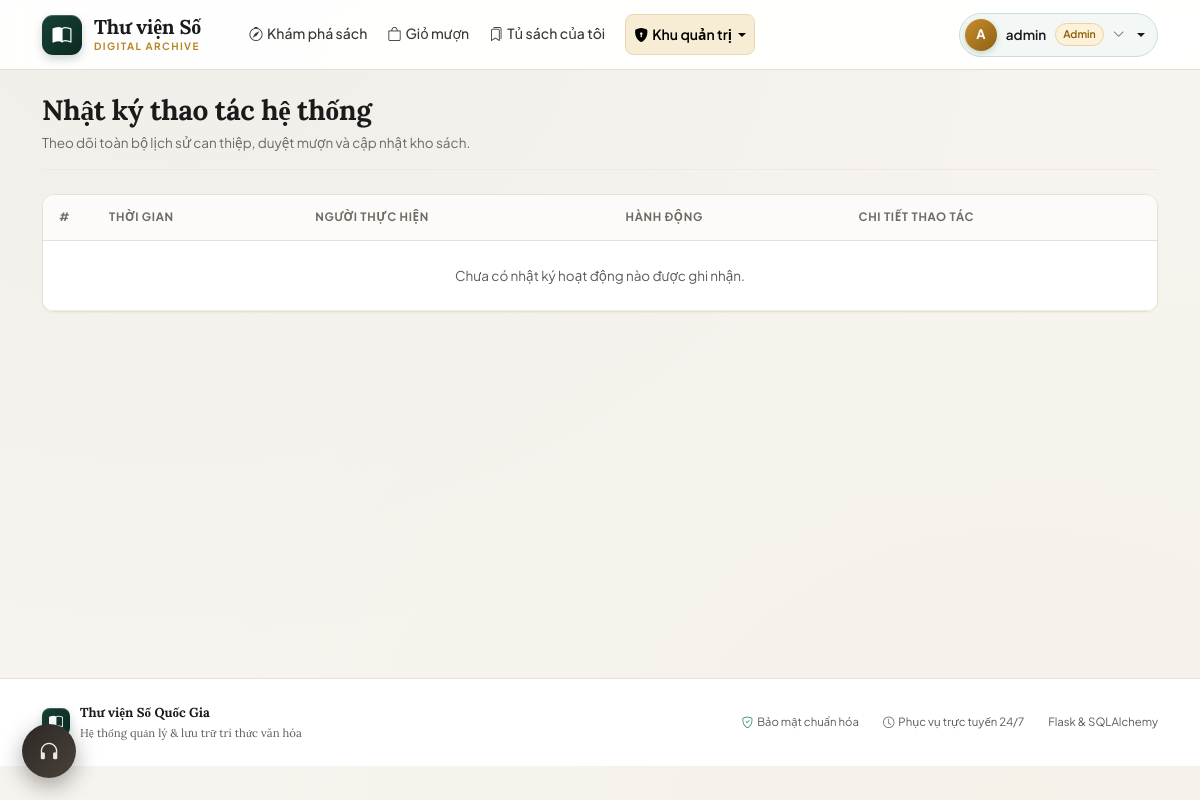
Before: /admin/audit (signed in) with the older database file.
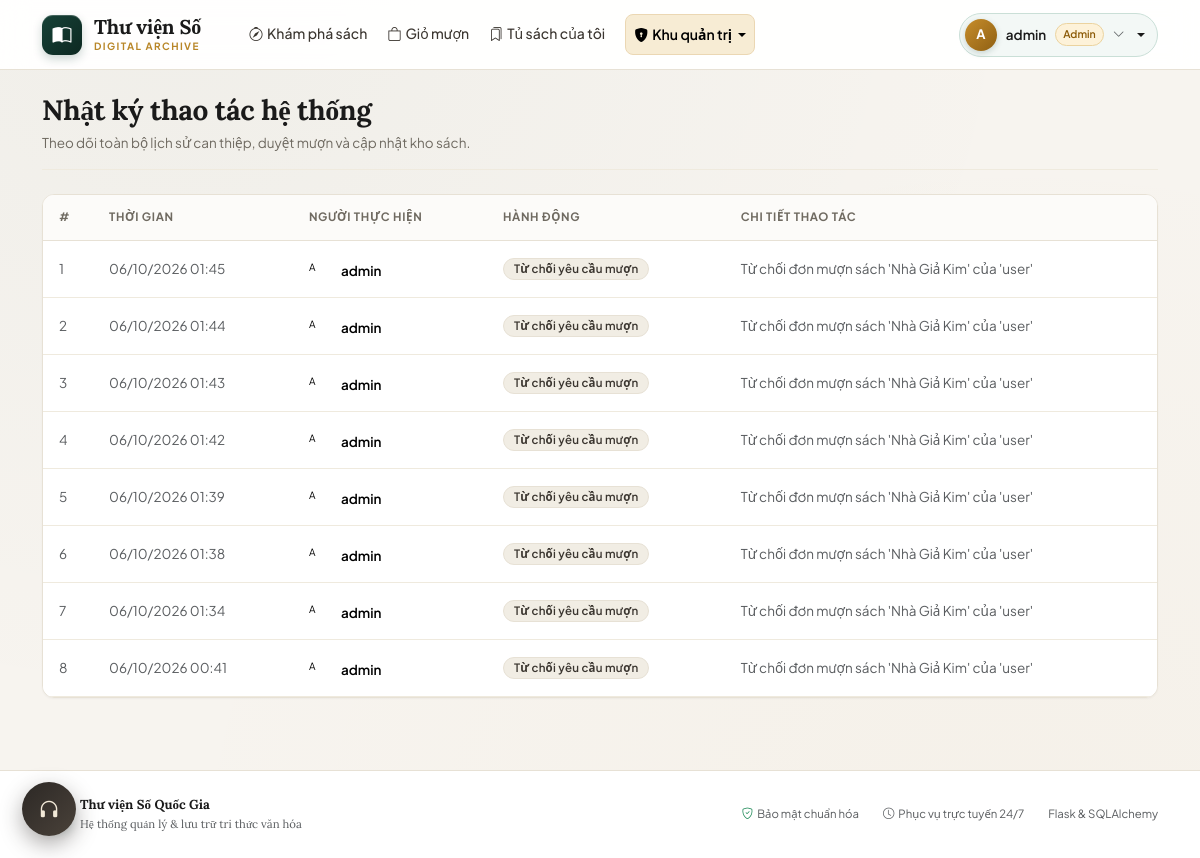
After: the same page with the newer database file.
### models.py (models this page shows, shortened)
class User(db.Model, UserMixin):
    __tablename__ = 'users'
    id = db.Column(db.Integer, primary_key=True)
    username = db.Column(db.String(80), unique=True, nullable=False, index=True)
    email = db.Column(db.String(120), unique=True, nullable=True)
    password_hash = db.Column(db.String(255), nullable=False)
    role = db.Column(db.String(20), nullable=False, default='user')
    is_active = db.Column(db.Boolean, nullable=False, default=True)
    created_at = db.Column(db.DateTime, default=now, nullable=False)
    borrow_requests = db.relationship('BorrowRequest', back_populates='user', lazy='dynamic')
    reviews = db.relationship('Review', back_populates='author', lazy='dynamic')
    @property
    def is_admin(self):
        return self.role == 'admin'

class AuditLog(db.Model):
    __tablename__ = 'audit_logs'
    id = db.Column(db.Integer, primary_key=True)
    actor_id = db.Column(db.Integer, db.ForeignKey('users.id'), nullable=True)
    action = db.Column(db.String(80), nullable=False)
    details = db.Column(db.Text, nullable=True)
    created_at = db.Column(db.DateTime, default=now, nullable=False, index=True)
    actor = db.relationship('User', backref='audit_logs')

### admin.py (the view)
@admin_bp.route('/audit')
@admin_required
def audit():
    logs = (
        AuditLog.query.order_by(AuditLog.created_at.desc(), AuditLog.id.desc())
        .limit(100)
        .all()
    )
    return render_template('admin/audit.html', logs=logs)

### admin.py (called while the page is built)
def admin_required(view):
    @wraps(view)
    @login_required
    def wrapper(*args, **kwargs):
        if not current_user.is_admin:
            abort(403)
        return view(*args, **kwargs)
    return wrapper

### templates/admin/audit.html (shortened to what this page needs)
{% extends 'base.html' %}
{% block content %}
<div class="page-head">
  <div>
    <h1 class="page-title">Nhật ký thao tác hệ thống</h1>
    <p class="page-sub">Theo dõi toàn bộ lịch sử can thiệp, duyệt mượn và cập nhật kho sách.</p>
  </div>
</div>
<div class="card overflow-hidden">
  <div class="table-responsive">
    <table class="table align-middle">
      <thead>
        <tr>
          <th style="width: 50px;">#</th>
          <th>Thời gian</th>
          <th>Người thực hiện</th>
          <th>Hành động</th>
          <th>Chi tiết thao tác</th>
        </tr>
      </thead>
      <tbody>
        {% for log in logs %}
        <tr>
          <td class="text-muted">{{ loop.index }}</td>
          <td class="text-nowrap text-muted">{{ log.created_at|fmt_datetime }}</td>
          <td>
            {% if log.actor %}
            <span class="d-inline-flex align-items-center gap-2">
              <span class="avatar" style="width:24px;height:24px;font-size:10px;">{{ log.actor.username[:1]|upper }}</span>
              <span class="fw-semibold">{{ log.actor.username }}</span>
            </span>
            {% else %}
            <span class="text-muted fst-italic">Hệ thống</span>
            {% endif %}
          </td>
          <td>
            <span class="badge bg-secondary">{{ log.action }}</span>
          </td>
          <td class="text-muted">{{ log.details or '—' }}</td>
        </tr>
        {% else %}
        <tr>
          <td colspan="5" class="text-center text-muted py-4">Chưa có nhật ký hoạt động nào được ghi nhận.</td>
        </tr>
        {% endfor %}
      </tbody>
    </table>
  </div>
</div>
{% endblock %}

### templates/base.html (shortened to what this page needs)
<!doctype html>
<html lang="vi">
<head>
  <link href="https://cdn.jsdelivr.net/npm/bootstrap@5.3.3/dist/css/bootstrap.min.css" rel="stylesheet">
  <link href="https://cdn.jsdelivr.net/npm/bootstrap-icons@1.11.3/font/bootstrap-icons.min.css" rel="stylesheet">
  <link href="{{ url_for('static', filename='css/style.css') }}" rel="stylesheet">
</head>
<body>
{% set ep = request.endpoint or '' %}
<nav class="navbar navbar-expand-lg sticky-top">
  <div class="container">
    <a class="navbar-brand" href="{{ url_for('user.home') }}">
      <span class="brand-mark"><i class="bi bi-book-half"></i></span>
      <div class="brand-text">
        <span class="brand-name">Thư viện Số</span>
        <span class="brand-tag">DIGITAL ARCHIVE</span>
      </div>
    </a>
    <div class="collapse navbar-collapse" id="mainNav">
      <ul class="navbar-nav me-auto ps-lg-4 gap-lg-1">
        <li class="nav-item">
          <a class="nav-link {{ 'active' if ep == 'user.home' }}" href="{{ url_for('user.home') }}">
            <i class="bi bi-compass me-1"></i>Khám phá sách
          </a>
        </li>
        {% if current_user.is_authenticated %}
          {% if has_endpoint('user.cart') %}
          <li class="nav-item">
            <a class="nav-link position-relative {{ 'active' if ep == 'user.cart' }}" href="{{ url_for('user.cart') }}">
              <i class="bi bi-bag me-1"></i>Giỏ mượn
            </a>
          </li>
          {% endif %}
          {% if has_endpoint('user.dashboard') %}
          <li class="nav-item">
            <a class="nav-link {{ 'active' if ep == 'user.dashboard' }}" href="{{ url_for('user.dashboard') }}">
              <i class="bi bi-bookmarks me-1"></i>Tủ sách của tôi
            </a>
          </li>
          {% endif %}
        {% endif %}
        {% if current_user.is_authenticated and current_user.is_admin %}
        <li class="nav-item dropdown ms-lg-2">
          <a class="nav-link dropdown-toggle admin-nav-item {{ 'active' if ep.startswith('admin') }}" href="#"
             data-bs-toggle="dropdown" aria-expanded="false">
            <i class="bi bi-shield-lock-fill me-1"></i>Khu quản trị
          </a>
        </li>
        {% endif %}
      </ul>
      <ul class="navbar-nav align-items-lg-center gap-2">
        {% if current_user.is_authenticated %}
        <li class="nav-item dropdown">
          <a class="user-chip dropdown-toggle {{ 'is-admin' if current_user.is_admin else '' }}" href="#" data-bs-toggle="dropdown" aria-expanded="false">
            <span class="avatar">{{ current_user.username[:1]|upper }}</span>
            <span class="d-none d-lg-inline">{{ current_user.username }}</span>
            {% if current_user.is_admin %}
            <span class="user-badge-mini user-badge-admin">Admin</span>
            {% else %}
            <span class="user-badge-mini user-badge-user">Độc giả</span>
            {% endif %}
            <i class="bi bi-chevron-down small text-muted"></i>
          </a>
        </li>
        {% endif %}
      </ul>
    </div>
  </div>
</nav>
{% block page %}
<div class="container py-4 main-container">
  {% block content %}{% endblock %}
</div>
{% endblock %}
<footer class="site-footer">
  <div class="container d-flex flex-wrap justify-content-between align-items-center gap-3">
    <div class="brand-small">
      <span class="brand-mark"><i class="bi bi-book-half"></i></span>
      <div>
        <span>Thư viện Số Quốc Gia</span>
        <div class="small fw-normal text-muted">Hệ thống quản lý &amp; lưu trữ tri thức văn hóa</div>
      </div>
    </div>
    <div class="d-flex align-items-center gap-4 text-muted small">
      <span><i class="bi bi-shield-check text-success me-1"></i>Bảo mật chuẩn hóa</span>
      <span><i class="bi bi-clock me-1"></i>Phục vụ trực tuyến 24/7</span>
      <span>Flask &amp; SQLAlchemy</span>
    </div>
  </div>
</footer>
<div class="nook" id="nook" data-playing="">
  <button class="nook-fab" id="nookToggle" type="button"
          aria-expanded="false" aria-controls="nookPanel"
          title="Góc Đọc Sách — âm thanh nền & Chế độ Tập trung">
    <i class="bi bi-headphones"></i>
  </button>
</div>
</body>
</html>

Changed rows visible on the page:
added AuditLog: created_at|fmt_datetime "06/10/2026 01:45", actor "A", actor.username "admin", action "Từ chối yêu cầu mượn", details "Từ chối đơn mượn sách 'Nhà Giả Kim' của 'user'"
added AuditLog: created_at|fmt_datetime "06/10/2026 01:44", actor "A", actor.username "admin", action "Từ chối yêu cầu mượn", details "Từ chối đơn mượn sách 'Nhà Giả Kim' của 'user'"
added AuditLog: created_at|fmt_datetime "06/10/2026 01:43", actor "A", actor.username "admin", action "Từ chối yêu cầu mượn", details "Từ chối đơn mượn sách 'Nhà Giả Kim' của 'user'"
added AuditLog: created_at|fmt_datetime "06/10/2026 01:42", actor "A", actor.username "admin", action "Từ chối yêu cầu mượn", details "Từ chối đơn mượn sách 'Nhà Giả Kim' của 'user'"
added AuditLog: created_at|fmt_datetime "06/10/2026 01:39", actor "A", actor.username "admin", action "Từ chối yêu cầu mượn", details "Từ chối đơn mượn sách 'Nhà Giả Kim' của 'user'"
added AuditLog: created_at|fmt_datetime "06/10/2026 01:38", actor "A", actor.username "admin", action "Từ chối yêu cầu mượn", details "Từ chối đơn mượn sách 'Nhà Giả Kim' của 'user'"
added AuditLog: created_at|fmt_datetime "06/10/2026 01:34", actor "A", actor.username "admin", action "Từ chối yêu cầu mượn", details "Từ chối đơn mượn sách 'Nhà Giả Kim' của 'user'"
added AuditLog: created_at|fmt_datetime "06/10/2026 00:41", actor "A", actor.username "admin", action "Từ chối yêu cầu mượn", details "Từ chối đơn mượn sách 'Nhà Giả Kim' của 'user'"
Other visible differences:
text no longer shown: "Chưa có nhật ký hoạt động nào được ghi nhận."
